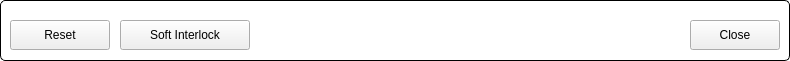
  <widget class="QGroupBox" name="titleGroupBox_2">
   <property name="geometry">
    <rect>
     <x>10</x>
     <y>510</y>
     <width>790</width>
     <height>61</height>
    </rect>
   </property>
   <property name="styleSheet">
    <string notr="true">QGroupBox {
	background-color: rgb(255, 255, 255);
    border: 1px solid black;
    border-radius: 5px;
    margin-top: 0.5em;
}

QGroupBox::title {
    subcontrol-origin: margin;
    left: 10px;
    padding: 0 3px 0 3px;
}</string>
   </property>
   <property name="title">
    <string/>
   </property>
   <widget class="QPushButton" name="btnClose">
    <property name="geometry">
     <rect>
      <x>690</x>
      <y>20</y>
      <width>90</width>
      <height>30</height>
     </rect>
    </property>
    <property name="text">
     <string>Close</string>
    </property>
   </widget>
   <widget class="QEPushButton" name="qepushbutton">
    <property name="geometry">
     <rect>
      <x>10</x>
      <y>20</y>
      <width>100</width>
      <height>30</height>
     </rect>
    </property>
    <property name="text">
     <string>Reset</string>
    </property>
    <property name="variable" stdset="0">
     <string>SR-PS-BM:setCommand</string>
    </property>
    <property name="clickText">
     <string>4</string>
    </property>
   </widget>
   <widget class="QEPushButton" name="qepushbutton_2">
    <property name="geometry">
     <rect>
      <x>120</x>
      <y>20</y>
      <width>130</width>
      <height>30</height>
     </rect>
    </property>
    <property name="text">
     <string>Soft Interlock</string>
    </property>
    <property name="variable" stdset="0">
     <string>SR-PS-BM:setCommand</string>
    </property>
    <property name="clickText">
     <string>3</string>
    </property>
   </widget>
  </widget>
